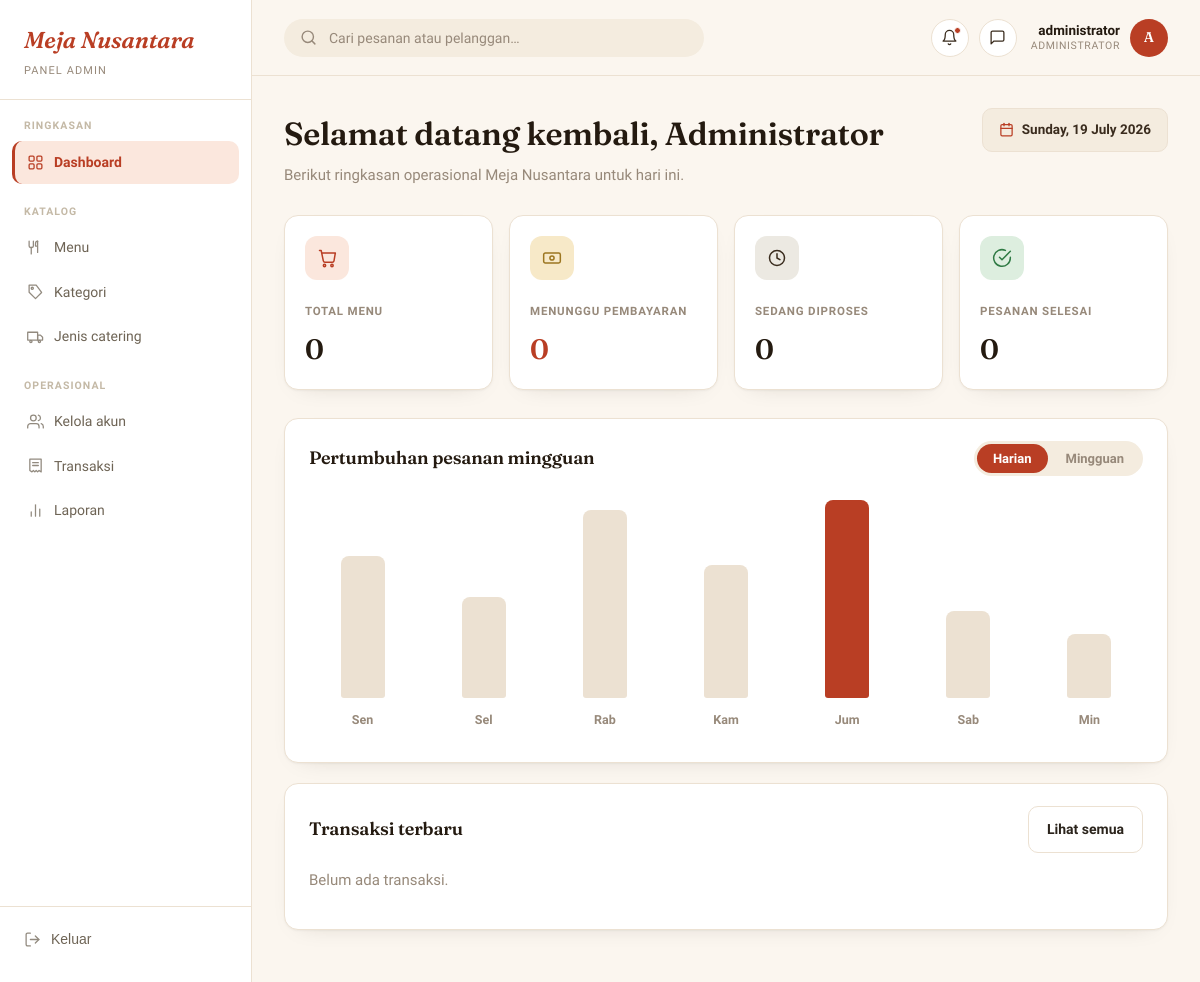
Page /admin-panel/ (signed in) on the committed database.
### administrator/models.py (models this page shows, shortened)
class User(AbstractUser):
    class Role(models.TextChoices):
        ADMINISTRATOR = 'administrator', 'Administrator'
        petugas = 'petugas', 'petugas'
        PELANGGAN = 'pelanggan', 'Pelanggan'
    role = models.CharField(max_length=20, choices=Role.choices, default=Role.PELANGGAN)
    is_approved = models.BooleanField(
        default=False,
        help_text="Khusus role pelanggan. True jika registrasi sudah disetujui petugas."
    )
    approved_by = models.ForeignKey(
        'self', on_delete=models.SET_NULL, null=True, blank=True,
        related_name='approved_users', limit_choices_to={'role': 'petugas'}
    )
    approved_at = models.DateTimeField(null=True, blank=True)
    no_telepon = models.CharField(max_length=20, blank=True)
    alamat = models.TextField(blank=True)

### administrator/views.py (the view)
# urls.py: path('', views.dashboard, name='dashboard'),
@role_required('administrator')
def dashboard(request):
    context = {
        'total_menu': Menu.objects.count(),
        'total_pesanan': Pesanan.objects.count(),
        'pesanan_menunggu': Pesanan.objects.filter(status=Pesanan.StatusPesanan.MENUNGGU_PEMBAYARAN).count(),
        'pesanan_diproses': Pesanan.objects.filter(status=Pesanan.StatusPesanan.DIPROSES).count(),
        'pesanan_selesai': Pesanan.objects.filter(status=Pesanan.StatusPesanan.SELESAI).count(),
        'total_pelanggan': User.objects.filter(role=User.Role.PELANGGAN).count(),
        'pelanggan_pending': User.objects.filter(role=User.Role.PELANGGAN, is_approved=False).count(),
    }
    return render(request, 'administrator/dashboard.html', context)

### templates/administrator/dashboard.html (shortened to what this page needs)
{% extends "base.html" %}
{% block brand_sub %}Panel Admin{% endblock %}
{% block topbar_role %}Administrator{% endblock %}
{% block sidebar_nav %}
<div class="nav-group">
  <div class="nav-label">Ringkasan</div>
  <a class="nav-link active" href="{% url 'administrator:dashboard' %}">
    Dashboard
  </a>
</div>
<div class="nav-group">
  <div class="nav-label">Katalog</div>
  <a class="nav-link" href="{% url 'administrator:menu_list' %}">
    <svg viewBox="0 0 24 24" fill="none" stroke="currentColor" stroke-width="1.8" stroke-linecap="round" stroke-linejoin="round"><path d="M3 3v7c0 1 1 2 2 2h2c1 0 2-1 2-2V3"/><path d="M6 12v9"/><path d="M15 3c-1.5 0-3 1.5-3 4v3h3v9"/><path d="M15 3v6"/></svg>
    Menu
  </a>
  <a class="nav-link" href="{% url 'administrator:kategori_list' %}">
    <svg viewBox="0 0 24 24" fill="none" stroke="currentColor" stroke-width="1.8" stroke-linecap="round" stroke-linejoin="round"><path d="M20.59 13.41 12 22l-9-9V3h10z"/><circle cx="7.5" cy="7.5" r="1.5"/></svg>
    Kategori
  </a>
  <a class="nav-link" href="{% url 'administrator:jenis_catering_list' %}">
    <svg viewBox="0 0 24 24" fill="none" stroke="currentColor" stroke-width="1.8" stroke-linecap="round" stroke-linejoin="round"><rect x="1" y="6" width="14" height="11"/><path d="M15 10h4l3 3v4h-7z"/><circle cx="5.5" cy="19" r="1.6"/><circle cx="17.5" cy="19" r="1.6"/></svg>
    Jenis catering
  </a>
</div>
<div class="nav-group">
  <div class="nav-label">Operasional</div>
  <a class="nav-link" href="{% url 'administrator:akun_list' %}">
    <svg viewBox="0 0 24 24" fill="none" stroke="currentColor" stroke-width="1.8" stroke-linecap="round" stroke-linejoin="round"><path d="M17 21v-2a4 4 0 0 0-4-4H5a4 4 0 0 0-4 4v2"/><circle cx="9" cy="7" r="4"/><path d="M23 21v-2a4 4 0 0 0-3-3.87"/><path d="M16 3.13a4 4 0 0 1 0 7.75"/></svg>
    Kelola akun
  </a>
  <a class="nav-link" href="{% url 'administrator:transaksi_list' %}">
    <svg viewBox="0 0 24 24" fill="none" stroke="currentColor" stroke-width="1.8" stroke-linecap="round" stroke-linejoin="round"><path d="M4 3h16v18l-3-2-2 2-2-2-2 2-2-2-2 2-3-2z"/><line x1="8" y1="8" x2="16" y2="8"/><line x1="8" y1="12" x2="16" y2="12"/></svg>
    Transaksi
  </a>
  <a class="nav-link" href="{% url 'administrator:laporan' %}">
    <svg viewBox="0 0 24 24" fill="none" stroke="currentColor" stroke-width="1.8" stroke-linecap="round" stroke-linejoin="round"><line x1="18" y1="20" x2="18" y2="10"/><line x1="12" y1="20" x2="12" y2="4"/><line x1="6" y1="20" x2="6" y2="14"/></svg>
    Laporan
  </a>
</div>
{% endblock %}
{% block content %}
<div class="page-head">
  <div>
    <h1>Selamat datang kembali, {{ request.user.username|title }}</h1>
    <p>Berikut ringkasan operasional Meja Nusantara untuk hari ini.</p>
  </div>
  <div class="date-pill">
    <svg viewBox="0 0 24 24" fill="none" stroke="currentColor" stroke-width="2" stroke-linecap="round" stroke-linejoin="round"><rect x="3" y="4" width="18" height="18" rx="2"/><line x1="16" y1="2" x2="16" y2="6"/><line x1="8" y1="2" x2="8" y2="6"/><line x1="3" y1="10" x2="21" y2="10"/></svg>
    {% now "l, j F Y" %}
  </div>
</div>
<div class="stat-grid">
  <div class="ticket stat-card">
    <div class="ticket-body">
      <div class="stat-card-top">
        <div class="stat-icon rose">
          <svg viewBox="0 0 24 24" fill="none" stroke="currentColor" stroke-width="1.8" stroke-linecap="round" stroke-linejoin="round"><path d="M3 3h2l2.6 12.4a2 2 0 0 0 2 1.6h8.8a2 2 0 0 0 2-1.6L22 6H6"/><circle cx="9" cy="21" r="1.4"/><circle cx="18" cy="21" r="1.4"/></svg>
        </div>
      </div>
      <div class="stat-label">Total menu</div>
      <div class="stat-value">{{ total_menu }}</div>
    </div>
  </div>
  <div class="ticket stat-card">
    <div class="ticket-body">
      <div class="stat-card-top">
        <div class="stat-icon gold">
          <svg viewBox="0 0 24 24" fill="none" stroke="currentColor" stroke-width="1.8" stroke-linecap="round" stroke-linejoin="round"><rect x="2" y="6" width="20" height="12" rx="2"/><circle cx="12" cy="12" r="2.5"/></svg>
        </div>
      </div>
      <div class="stat-label">Menunggu pembayaran</div>
      <div class="stat-value accent">{{ pesanan_menunggu }}</div>
    </div>
  </div>
  <div class="ticket stat-card">
    <div class="ticket-body">
      <div class="stat-card-top">
        <div class="stat-icon slate">
          <svg viewBox="0 0 24 24" fill="none" stroke="currentColor" stroke-width="1.8" stroke-linecap="round" stroke-linejoin="round"><circle cx="12" cy="12" r="9"/><polyline points="12 7 12 12 15.5 14"/></svg>
        </div>
      </div>
      <div class="stat-label">Sedang diproses</div>
      <div class="stat-value">{{ pesanan_diproses }}</div>
    </div>
  </div>
  <div class="ticket stat-card">
    <div class="ticket-body">
      <div class="stat-card-top">
        <div class="stat-icon mint">
          <svg viewBox="0 0 24 24" fill="none" stroke="currentColor" stroke-width="1.8" stroke-linecap="round" stroke-linejoin="round"><path d="M22 11.08V12a10 10 0 1 1-5.93-9.14"/><polyline points="22 4 12 14.01 9 11.01"/></svg>
        </div>
      </div>
      <div class="stat-label">Pesanan selesai</div>
      <div class="stat-value">{{ pesanan_selesai }}</div>
    </div>
  </div>
</div>
<div class="panel">
  <div class="panel-head">
    <h3 style="margin:0;">Pertumbuhan pesanan mingguan</h3>
    <div class="pill-toggle">
      <button type="button" class="active">Harian</button>
      <button type="button">Mingguan</button>
    </div>
  </div>
  <div class="bar-chart">
    <div class="bar-col"><div class="bar" style="height:62%;"></div><div class="bar-day">Sen</div></div>
    <div class="bar-col"><div class="bar" style="height:44%;"></div><div class="bar-day">Sel</div></div>
    <div class="bar-col"><div class="bar" style="height:82%;"></div><div class="bar-day">Rab</div></div>
    <div class="bar-col"><div class="bar" style="height:58%;"></div><div class="bar-day">Kam</div></div>
    <div class="bar-col"><div class="bar peak" style="height:100%;"></div><div class="bar-day">Jum</div></div>
    <div class="bar-col"><div class="bar" style="height:38%;"></div><div class="bar-day">Sab</div></div>
    <div class="bar-col"><div class="bar" style="height:28%;"></div><div class="bar-day">Min</div></div>
  </div>
</div>
<div class="panel">
  <div class="panel-head">
    <h3 style="margin:0;">Transaksi terbaru</h3>
    <a href="{% url 'administrator:transaksi_list' %}" class="btn btn-ghost">Lihat semua</a>
  </div>
  {% if transaksi_terbaru %}
  <table class="data">
    <thead>
      <tr>
        <th>Kode pesanan</th>
        <th>Pelanggan</th>
        <th>Menu</th>
        <th>Status</th>
        <th>Waktu acara</th>
      </tr>
    </thead>
    <tbody>
      {% for pesanan in transaksi_terbaru %}
      <tr>
        <td class="mono">{{ pesanan.kode_pesanan }}</td>
        <td>
          <div class="cell-person">
            <div class="avatar avatar-sm">{{ pesanan.pelanggan.username|slice:":2"|upper }}</div>
            {{ pesanan.pelanggan.username }}
          </div>
        </td>
        <td><span class="pill-tag">{{ pesanan.menu.nama_paket }}</span></td>
        <td>
          {% if pesanan.status == 'menunggu_pembayaran' %}
            <span class="badge menunggu">Menunggu bayar</span>
          {% elif pesanan.status == 'diproses' %}
            <span class="badge diproses">Diproses</span>
          {% elif pesanan.status == 'selesai' %}
            <span class="badge selesai">Selesai</span>
          {% else %}
            <span class="badge batal">Dibatalkan</span>
          {% endif %}
        </td>
        <td>{{ pesanan.waktu_acara|date:"d M Y, H:i" }}</td>
      </tr>
      {% endfor %}
    </tbody>
  </table>
  {% else %}
  <p style="color: var(--text-muted);">Belum ada transaksi.</p>
  {% endif %}
</div>
{% endblock %}

### templates/base.html (shortened to what this page needs)
{% load static %}
<!DOCTYPE html>
<html lang="id">
<head>
<link rel="stylesheet" href="{% static 'css/main.css' %}">
</head>
<body>
<div class="app-shell">
  <aside class="sidebar">
    <div class="brand">
      <div class="brand-mark">Meja Nusantara</div>
      <div class="brand-sub">{% block brand_sub %}Panel{% endblock %}</div>
    </div>
    {% block sidebar_nav %}{% endblock %}
    <div class="sidebar-bottom">
      <form method="post" action="{% url 'pelanggan:logout' %}">
        <button type="submit" class="nav-link" style="width:100%; background:none; border:none; text-align:left; cursor:pointer;">
          <svg viewBox="0 0 24 24" fill="none" stroke="currentColor" stroke-width="1.8" stroke-linecap="round" stroke-linejoin="round"><path d="M9 21H5a2 2 0 0 1-2-2V5a2 2 0 0 1 2-2h4"/><polyline points="16 17 21 12 16 7"/><line x1="21" y1="12" x2="9" y2="12"/></svg>
          Keluar
        </button>
      </form>
    </div>
  </aside>
  <div class="main-col">
    <header class="topbar">
      <div class="topbar-search">
        <svg viewBox="0 0 24 24" fill="none" stroke="currentColor" stroke-width="2" stroke-linecap="round" stroke-linejoin="round"><circle cx="11" cy="11" r="8"/><line x1="21" y1="21" x2="16.65" y2="16.65"/></svg>
        <input type="text" placeholder="Cari pesanan atau pelanggan…">
      </div>
      <div class="topbar-actions">
        <button type="button" class="icon-btn" aria-label="Notifikasi">
          <svg viewBox="0 0 24 24" fill="none" stroke="currentColor" stroke-width="1.8" stroke-linecap="round" stroke-linejoin="round"><path d="M18 8a6 6 0 1 0-12 0c0 7-3 9-3 9h18s-3-2-3-9"/><path d="M13.73 21a2 2 0 0 1-3.46 0"/></svg>
          <span class="dot"></span>
        </button>
        <button type="button" class="icon-btn" aria-label="Pesan">
          <svg viewBox="0 0 24 24" fill="none" stroke="currentColor" stroke-width="1.8" stroke-linecap="round" stroke-linejoin="round"><path d="M21 15a2 2 0 0 1-2 2H7l-4 4V5a2 2 0 0 1 2-2h14a2 2 0 0 1 2 2z"/></svg>
        </button>
        <div class="topbar-user">
          <div class="topbar-user-text">
            <div class="topbar-user-name">{{ request.user.username }}</div>
            <div class="topbar-user-role">{% block topbar_role %}Panel{% endblock %}</div>
          </div>
          <div class="avatar">{{ request.user.username|slice:":1"|upper }}</div>
        </div>
      </div>
    </header>
    <main class="content">
      {% block content %}{% endblock %}
    </main>
  </div>
</div>
</body>
</html>

### rows in the picture
User: user.username "administrator", user.username "A", user.username "Administrator"

### other values in the picture
{{ total_menu }} "0"
{{ pesanan_menunggu }} "0"
{{ pesanan_diproses }} "0"
{{ pesanan_selesai }} "0"
